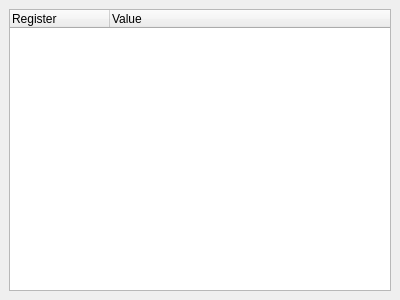
<?xml version="1.0" encoding="UTF-8"?>
<ui version="4.0">
 <class>ARMRegisters</class>
 <widget class="QDockWidget" name="ARMRegisters">
  <property name="geometry">
   <rect>
    <x>0</x>
    <y>0</y>
    <width>400</width>
    <height>300</height>
   </rect>
  </property>
  <widget class="QWidget" name="dockWidgetContents">
   <layout class="QVBoxLayout" name="verticalLayout">
    <item>
     <widget class="QTreeWidget" name="treeWidget">
      <property name="alternatingRowColors">
       <bool>true</bool>
      </property>
      <column>
       <property name="text">
        <string>Register</string>
       </property>
      </column>
      <column>
       <property name="text">
        <string>Value</string>
       </property>
      </column>
     </widget>
    </item>
   </layout>
  </widget>
 </widget>
 <resources/>
 <connections/>
</ui>
